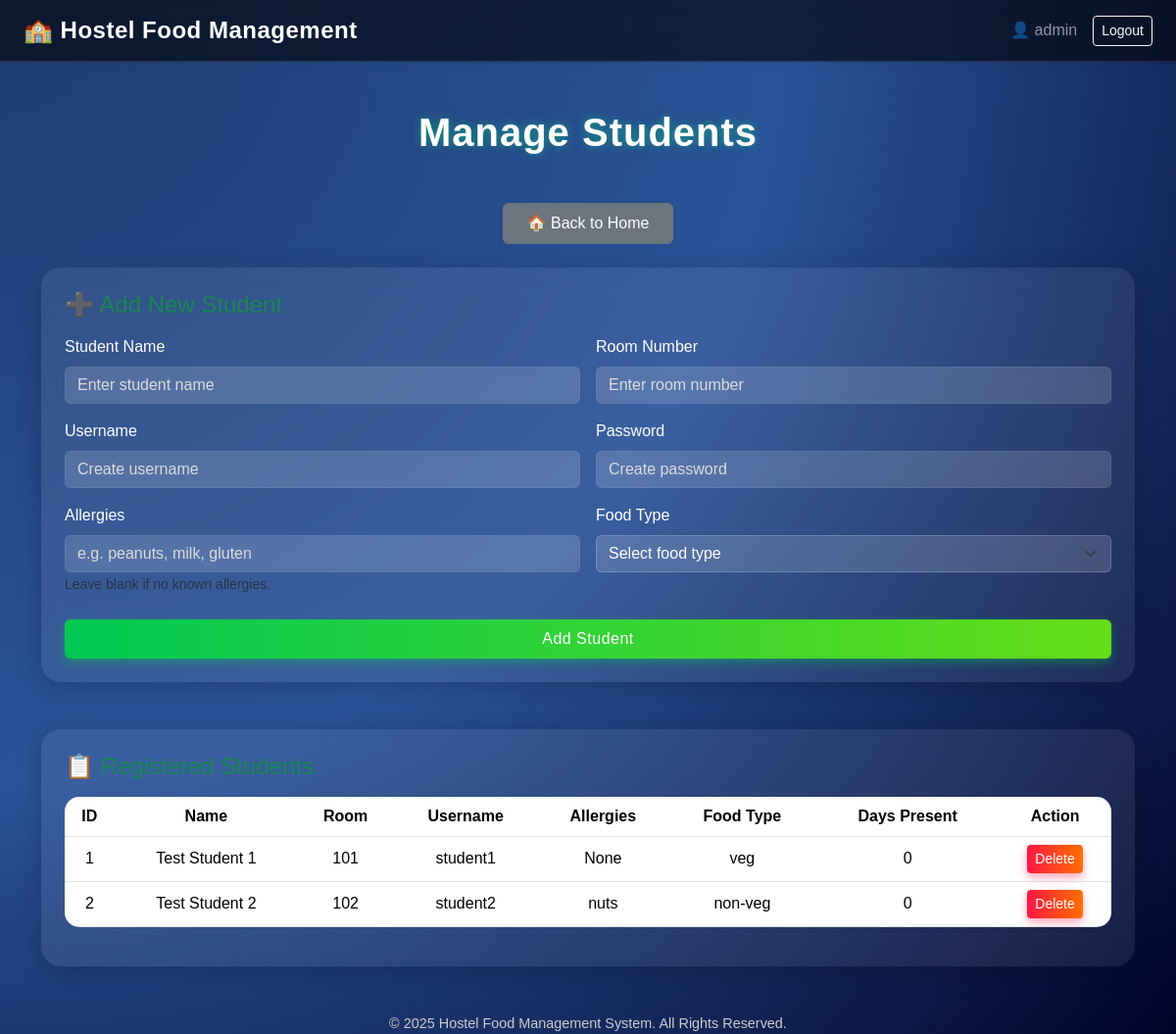
Page /students (signed in) on the earlier database version.
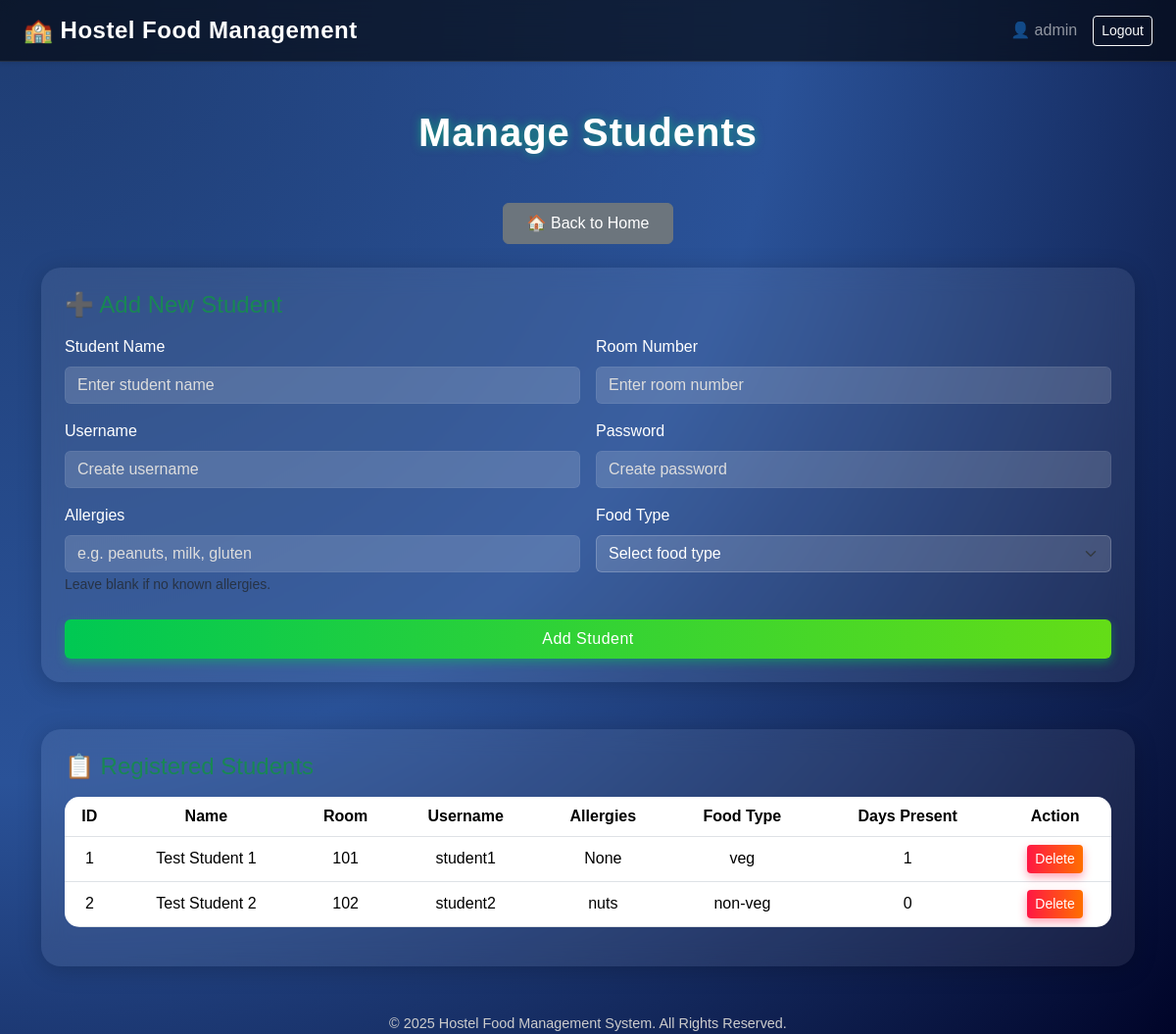
Same page on the later database version.
### app.py (models this page shows, shortened)
class Student(db.Model):
    id = db.Column(db.Integer, primary_key=True)
    name = db.Column(db.String(50), nullable=False)
    username = db.Column(db.String(50), unique=True)
    password = db.Column(db.String(200))
    room = db.Column(db.String(10))
    allergies = db.Column(db.String(100))
    food_type = db.Column(db.String(20))  # veg/non-veg
    days_present = db.Column(db.Integer, default=0)

### app.py (the view, shortened to what this page needs)
@app.route('/students', methods=['GET', 'POST'])
@role_required('admin', 'manager')
def students():
    all_students = Student.query.all()
    return render_template('students.html', students=all_students)

### app.py (called while the page is built)
def role_required(*roles):
    def decorator(f):
        @wraps(f)
        def wrapped(*args, **kwargs):
            if 'user_id' not in session:
                return redirect(url_for('login'))
            if session.get('role') not in roles:
                flash("You do not have permission to access this page.", "danger")
                return redirect(url_for('home'))
            return f(*args, **kwargs)
        return wrapped
    return decorator

### templates/students.html (shortened to what the changed rows need)
<!DOCTYPE html>
<html lang="en">
<head>
    <link href="https://cdn.jsdelivr.net/npm/bootstrap@5.3.3/dist/css/bootstrap.min.css" rel="stylesheet">
</head>
<body>
<div class="container mt-5">
    <h1 class="text-center mb-5 page-title">Manage Students</h1>
    <div class="card p-4">
        <div class="table-responsive">
            <table class="table table-hover align-middle text-center">
                <thead>
                    <tr>
                        <th>ID</th>
                        <th>Name</th>
                        <th>Room</th>
                        <th>Username</th>
                        <th>Allergies</th>
                        <th>Food Type</th>
                        <th>Days Present</th>
                        {% if session.role in ['admin', 'manager'] %}
                        <th>Action</th>
                        {% endif %}
                    </tr>
                </thead>
                <tbody>
                    {% for student in students %}
                    <tr>
                        <td>{{ student.id }}</td>
                        <td>{{ student.name }}</td>
                        <td>{{ student.room }}</td>
                        <td>{{ student.username }}</td>
                        <td>{{ student.allergies or 'None' }}</td>
                        <td>{{ student.food_type }}</td>
                        <td>{{ student.days_present }}</td>
                        {% if session.role in ['admin', 'manager'] %}
                        <td>
                            <form method="POST" action="{{ url_for('delete_student', student_id=student.id) }}" onsubmit="return confirm('Are you sure you want to delete this student?');">
                                <button type="submit" class="btn btn-danger btn-sm">Delete</button>
                            </form>
                        </td>
                        {% endif %}
                    </tr>
                    {% else %}
                    <tr>
                        <td colspan="{% if session.role in ['admin', 'manager'] %}8{% else %}7{% endif %}" class="text-center text-muted">No students added yet.</td>
                    </tr>
                    {% endfor %}
                </tbody>
            </table>
        </div>
    </div>
</div>
</body>
</html>

Differences in the rows shown:
changed Student "Test Student 1": days_present "0" → "1"
